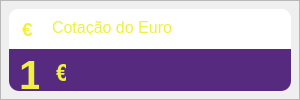
              <widget class="QFrame" name="frame_59">
               <property name="minimumSize">
                <size>
                 <width>300</width>
                 <height>0</height>
                </size>
               </property>
               <property name="maximumSize">
                <size>
                 <width>300</width>
                 <height>16777215</height>
                </size>
               </property>
               <property name="styleSheet">
                <string notr="true"/>
               </property>
               <property name="frameShape">
                <enum>QFrame::StyledPanel</enum>
               </property>
               <property name="frameShadow">
                <enum>QFrame::Raised</enum>
               </property>
               <layout class="QVBoxLayout" name="verticalLayout_29">
                <property name="spacing">
                 <number>0</number>
                </property>
                <property name="leftMargin">
                 <number>8</number>
                </property>
                <property name="topMargin">
                 <number>8</number>
                </property>
                <property name="rightMargin">
                 <number>8</number>
                </property>
                <property name="bottomMargin">
                 <number>8</number>
                </property>
                <item>
                 <widget class="QFrame" name="frame_60">
                  <property name="styleSheet">
                   <string notr="true">background-color: rgb(255, 255, 255);
border-radius:10px;</string>
                  </property>
                  <property name="frameShape">
                   <enum>QFrame::StyledPanel</enum>
                  </property>
                  <property name="frameShadow">
                   <enum>QFrame::Raised</enum>
                  </property>
                  <layout class="QVBoxLayout" name="verticalLayout_62">
                   <property name="spacing">
                    <number>0</number>
                   </property>
                   <property name="leftMargin">
                    <number>0</number>
                   </property>
                   <property name="topMargin">
                    <number>0</number>
                   </property>
                   <property name="rightMargin">
                    <number>0</number>
                   </property>
                   <property name="bottomMargin">
                    <number>0</number>
                   </property>
                   <item>
                    <widget class="QFrame" name="frame_91">
                     <property name="minimumSize">
                      <size>
                       <width>0</width>
                       <height>40</height>
                      </size>
                     </property>
                     <property name="maximumSize">
                      <size>
                       <width>16777215</width>
                       <height>40</height>
                      </size>
                     </property>
                     <property name="frameShape">
                      <enum>QFrame::StyledPanel</enum>
                     </property>
                     <property name="frameShadow">
                      <enum>QFrame::Raised</enum>
                     </property>
                     <widget class="QLabel" name="label_63">
                      <property name="geometry">
                       <rect>
                        <x>43</x>
                        <y>10</y>
                        <width>141</width>
                        <height>16</height>
                       </rect>
                      </property>
                      <property name="font">
                       <font>
                        <pointsize>12</pointsize>
                       </font>
                      </property>
                      <property name="styleSheet">
                       <string notr="true">color: rgb(240, 240, 63);</string>
                      </property>
                      <property name="text">
                       <string>Cotação do Euro</string>
                      </property>
                     </widget>
                     <widget class="QLabel" name="label_165">
                      <property name="geometry">
                       <rect>
                        <x>0</x>
                        <y>0</y>
                        <width>40</width>
                        <height>41</height>
                       </rect>
                      </property>
                      <property name="text">
                       <string/>
                      </property>
                      <property name="pixmap">
                       <pixmap>../../../../3D Objects/ControleFinanceiro/System/img/synchronize_40px.png</pixmap>
                      </property>
                     </widget>
                     <widget class="QLabel" name="label_166">
                      <property name="geometry">
                       <rect>
                        <x>13</x>
                        <y>10</y>
                        <width>10</width>
                        <height>20</height>
                       </rect>
                      </property>
                      <property name="font">
                       <font>
                        <pointsize>14</pointsize>
                        <bold>true</bold>
                       </font>
                      </property>
                      <property name="styleSheet">
                       <string notr="true">color: rgb(240, 240, 63);</string>
                      </property>
                      <property name="text">
                       <string>€</string>
                      </property>
                     </widget>
                    </widget>
                   </item>
                   <item>
                    <widget class="QFrame" name="frame_92">
                     <property name="styleSheet">
                      <string notr="true">background-color: rgb(85, 42, 127);
border-top-left-radius: 0px;
border-top-right-radius: 0px;</string>
                     </property>
                     <property name="frameShape">
                      <enum>QFrame::StyledPanel</enum>
                     </property>
                     <property name="frameShadow">
                      <enum>QFrame::Raised</enum>
                     </property>
                     <widget class="QLabel" name="label_65">
                      <property name="geometry">
                       <rect>
                        <x>10</x>
                        <y>5</y>
                        <width>20</width>
                        <height>40</height>
                       </rect>
                      </property>
                      <property name="font">
                       <font>
                        <pointsize>31</pointsize>
                        <bold>true</bold>
                       </font>
                      </property>
                      <property name="styleSheet">
                       <string notr="true">color: #FFF0F03F;</string>
                      </property>
                      <property name="text">
                       <string>1</string>
                      </property>
                     </widget>
                     <widget class="QLabel" name="label_66">
                      <property name="geometry">
                       <rect>
                        <x>21</x>
                        <y>100</y>
                        <width>160</width>
                        <height>15</height>
                       </rect>
                      </property>
                      <property name="styleSheet">
                       <string notr="true">color: rgb(182, 182, 182)</string>
                      </property>
                      <property name="text">
                       <string>Quotation date: 01/09/2022</string>
                      </property>
                     </widget>
                     <widget class="QLabel" name="label_68">
                      <property name="geometry">
                       <rect>
                        <x>20</x>
                        <y>67</y>
                        <width>210</width>
                        <height>30</height>
                       </rect>
                      </property>
                      <property name="font">
                       <font>
                        <pointsize>18</pointsize>
                        <bold>true</bold>
                       </font>
                      </property>
                      <property name="styleSheet">
                       <string notr="true">color: rgb(90, 173, 253);</string>
                      </property>
                      <property name="text">
                       <string>426,57 AOA</string>
                      </property>
                     </widget>
                     <widget class="QLabel" name="label_49">
                      <property name="geometry">
                       <rect>
                        <x>30</x>
                        <y>6</y>
                        <width>50</width>
                        <height>41</height>
                       </rect>
                      </property>
                      <property name="text">
                       <string/>
                      </property>
                      <property name="pixmap">
                       <pixmap>../../../../3D Objects/ControleFinanceiro/System/img/round_50px.png</pixmap>
                      </property>
                     </widget>
                     <widget class="QLabel" name="label_167">
                      <property name="geometry">
                       <rect>
                        <x>47</x>
                        <y>14</y>
                        <width>10</width>
                        <height>20</height>
                       </rect>
                      </property>
                      <property name="font">
                       <font>
                        <pointsize>17</pointsize>
                        <bold>true</bold>
                       </font>
                      </property>
                      <property name="styleSheet">
                       <string notr="true">color: rgb(240, 240, 63);</string>
                      </property>
                      <property name="text">
                       <string>€</string>
                      </property>
                     </widget>
                    </widget>
                   </item>
                  </layout>
                 </widget>
                </item>
               </layout>
              </widget>
